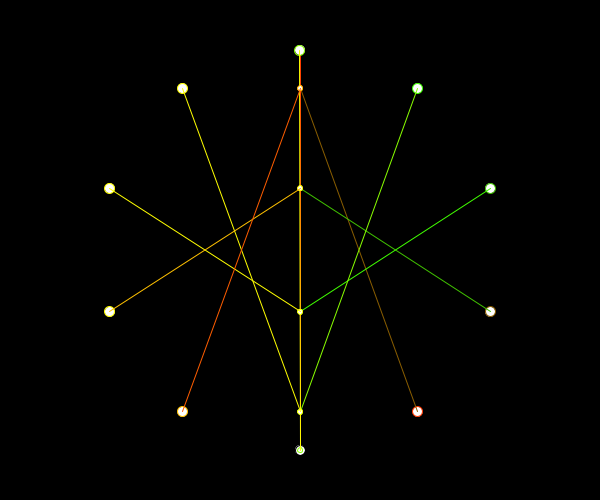
Frame 1 (no input)
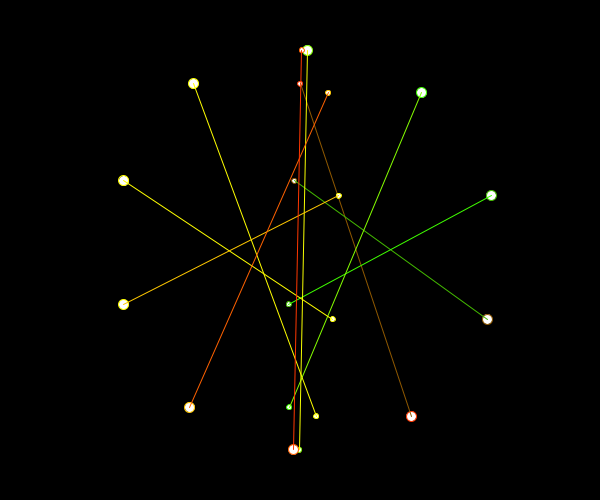
Frame 60 (the mouse pressed at the canvas centre just before this capture)
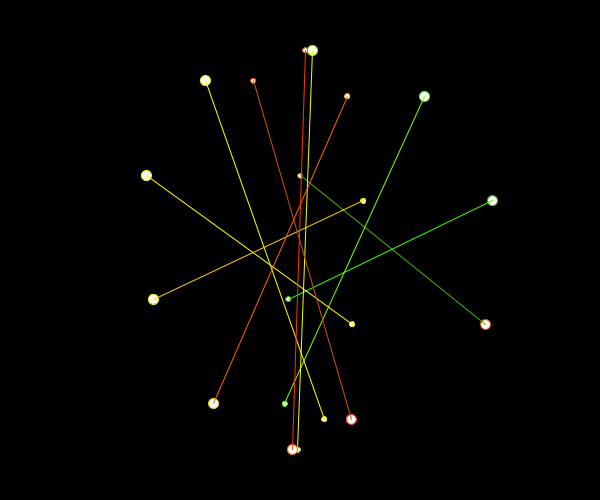
Frame 120 (the mouse held since frame 60 and released just before this capture)

The Processing sketch that drew these frames (run headless with seeded random() and noise(); from frame 60 on, the mouse is pressed at the canvas centre):

// Processing sketch: KK_03_parametric_equations
// ── KK_03_parametric_equations.pde
float x1, y1, x2, y2; //variables for 2 sets of coordinates
float time = 0; //a "manual" clock
int n = 10; //number of iterations

void setup() {
  size(600, 500);
}

void draw() {
  background(0);
  
  pushMatrix(); //remember this whenever you use translate()
  translate(width/2, height/2); /*center coordinate system
  around the center of the app window*/

  for (int i = 0; i<n; i++) { //do the following n times
    float a = TWO_PI/n; /* calculate the angle needed
    to evenly arrange the points */
    
    /* in the following, we are using some math to create
    an x and y position of 2 points
    You can change this up all you want and get different
    results, but it's a good idea to get what each part does
    
    sin() or cos(): calculates a number between -1 and +1,
    based on whatever number is put inside the parentheses.
    You can multiply more sin() and cos() functions together
    to get more complex paths
    
    time: adds motion, as "time" is slight increased each frame
    
    *200 or *100: because sin() and cos() returns a small number,
    scaling it by some larger number will make the points move further
    away from the center of the coordinate system.
    
    i: the variable that makes every point slightly different from
    the previous, as "i" is increased in each loop
    
    try adding "-" (minus) to a sin() or cos()
    try changing 200 or 100 to another number
    try swapping a "sin" for "cos" or vice versa
    try adding or subtracting, multiplying or dividing by n or i
    
    */
    
    x1 = sin(time + i * a) * cos(time*i/n) * 200;
    y1 = cos(time + i * a) * 200;

    x2 = sin(time + i * a) * -sin(time*i/n) * 100;
    y2 = -cos(time + i * a) * 200;
    
    ellipse(x1, y1, 10, 10); //draw big ellipse at x1, y1
    ellipse(x2, y2, 5, 5); //draw small ellipse at x2, y2
    stroke(255-x1, 255-y1, 0); /* use the numbers from the coordinates
    to generate different colors for each lines for added flair */
    
    line(x1, y1, x2, y2); //make a line between the 2 points
  }
  popMatrix(); //remember this when you use pushMatrix()

  time += 0.01; //increase time by a small amount each frame
}
